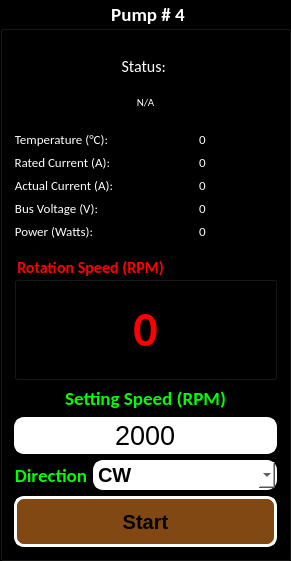
   <widget class="QGroupBox" name="groupBox_11">
    <property name="minimumSize">
     <size>
      <width>291</width>
      <height>561</height>
     </size>
    </property>
    <property name="font">
     <font>
      <family>Calibri</family>
      <pointsize>14</pointsize>
      <weight>75</weight>
      <bold>true</bold>
     </font>
    </property>
    <property name="styleSheet">
     <string notr="true">color: rgb(255, 255, 255);
background-color: rgb(0, 0, 0);
border-color: white;
border-width:5px;</string>
    </property>
    <property name="title">
     <string>Pump # 4</string>
    </property>
    <property name="alignment">
     <set>Qt::AlignCenter</set>
    </property>
    <layout class="QVBoxLayout" name="verticalLayout_18">
     <item>
      <layout class="QVBoxLayout" name="verticalLayout_45">
       <item>
        <widget class="Line" name="line_20">
         <property name="orientation">
          <enum>Qt::Horizontal</enum>
         </property>
        </widget>
       </item>
       <item>
        <widget class="QLabel" name="label_89">
         <property name="font">
          <font>
           <family>Calibri</family>
           <pointsize>12</pointsize>
          </font>
         </property>
         <property name="text">
          <string>Status: </string>
         </property>
         <property name="alignment">
          <set>Qt::AlignCenter</set>
         </property>
        </widget>
       </item>
       <item>
        <widget class="QLabel" name="lbStatus4">
         <property name="font">
          <font>
           <family>Calibri</family>
           <pointsize>8</pointsize>
          </font>
         </property>
         <property name="text">
          <string>N/A</string>
         </property>
         <property name="scaledContents">
          <bool>true</bool>
         </property>
         <property name="alignment">
          <set>Qt::AlignCenter</set>
         </property>
         <property name="wordWrap">
          <bool>true</bool>
         </property>
        </widget>
       </item>
       <item>
        <widget class="Line" name="line_21">
         <property name="orientation">
          <enum>Qt::Horizontal</enum>
         </property>
        </widget>
       </item>
      </layout>
     </item>
     <item>
      <layout class="QVBoxLayout" name="verticalLayout_42">
       <item>
        <layout class="QHBoxLayout" name="horizontalLayout_9">
         <item>
          <layout class="QVBoxLayout" name="verticalLayout_46">
           <item alignment="Qt::AlignLeft">
            <widget class="QLabel" name="label_90">
             <property name="font">
              <font>
               <family>Calibri</family>
               <pointsize>10</pointsize>
              </font>
             </property>
             <property name="text">
              <string>Temperature (°C):</string>
             </property>
             <property name="alignment">
              <set>Qt::AlignRight|Qt::AlignTrailing|Qt::AlignVCenter</set>
             </property>
            </widget>
           </item>
           <item alignment="Qt::AlignLeft">
            <widget class="QLabel" name="label_91">
             <property name="font">
              <font>
               <family>Calibri</family>
               <pointsize>10</pointsize>
              </font>
             </property>
             <property name="text">
              <string>Rated Current (A):</string>
             </property>
             <property name="alignment">
              <set>Qt::AlignRight|Qt::AlignTrailing|Qt::AlignVCenter</set>
             </property>
            </widget>
           </item>
           <item alignment="Qt::AlignLeft">
            <widget class="QLabel" name="label_92">
             <property name="font">
              <font>
               <family>Calibri</family>
               <pointsize>10</pointsize>
              </font>
             </property>
             <property name="text">
              <string>Actual Current (A):</string>
             </property>
             <property name="alignment">
              <set>Qt::AlignRight|Qt::AlignTrailing|Qt::AlignVCenter</set>
             </property>
            </widget>
           </item>
           <item alignment="Qt::AlignLeft">
            <widget class="QLabel" name="label_93">
             <property name="font">
              <font>
               <family>Calibri</family>
               <pointsize>10</pointsize>
              </font>
             </property>
             <property name="text">
              <string>Bus Voltage (V):</string>
             </property>
             <property name="alignment">
              <set>Qt::AlignRight|Qt::AlignTrailing|Qt::AlignVCenter</set>
             </property>
            </widget>
           </item>
           <item alignment="Qt::AlignLeft">
            <widget class="QLabel" name="label_94">
             <property name="font">
              <font>
               <family>Calibri</family>
               <pointsize>10</pointsize>
              </font>
             </property>
             <property name="text">
              <string>Power (Watts):</string>
             </property>
             <property name="alignment">
              <set>Qt::AlignRight|Qt::AlignTrailing|Qt::AlignVCenter</set>
             </property>
            </widget>
           </item>
          </layout>
         </item>
         <item>
          <layout class="QVBoxLayout" name="verticalLayout_47">
           <item>
            <widget class="QLabel" name="lbTemp4">
             <property name="font">
              <font>
               <family>Calibri</family>
               <pointsize>10</pointsize>
              </font>
             </property>
             <property name="text">
              <string>0</string>
             </property>
             <property name="alignment">
              <set>Qt::AlignCenter</set>
             </property>
            </widget>
           </item>
           <item>
            <widget class="QLabel" name="lbRatedCurrent4">
             <property name="font">
              <font>
               <family>Calibri</family>
               <pointsize>10</pointsize>
              </font>
             </property>
             <property name="text">
              <string>0</string>
             </property>
             <property name="alignment">
              <set>Qt::AlignCenter</set>
             </property>
            </widget>
           </item>
           <item>
            <widget class="QLabel" name="lbActualCurrent4">
             <property name="minimumSize">
              <size>
               <width>149</width>
               <height>16</height>
              </size>
             </property>
             <property name="font">
              <font>
               <family>Calibri</family>
               <pointsize>10</pointsize>
              </font>
             </property>
             <property name="text">
              <string>0</string>
             </property>
             <property name="alignment">
              <set>Qt::AlignCenter</set>
             </property>
            </widget>
           </item>
           <item>
            <widget class="QLabel" name="lbBusVoltage4">
             <property name="font">
              <font>
               <family>Calibri</family>
               <pointsize>10</pointsize>
              </font>
             </property>
             <property name="text">
              <string>0</string>
             </property>
             <property name="alignment">
              <set>Qt::AlignCenter</set>
             </property>
            </widget>
           </item>
           <item>
            <widget class="QLabel" name="lbPower4">
             <property name="font">
              <font>
               <family>Calibri</family>
               <pointsize>10</pointsize>
              </font>
             </property>
             <property name="text">
              <string>0</string>
             </property>
             <property name="alignment">
              <set>Qt::AlignCenter</set>
             </property>
            </widget>
           </item>
          </layout>
         </item>
        </layout>
       </item>
       <item>
        <widget class="Line" name="line_19">
         <property name="orientation">
          <enum>Qt::Horizontal</enum>
         </property>
        </widget>
       </item>
       <item>
        <widget class="QGroupBox" name="groupBox_12">
         <property name="minimumSize">
          <size>
           <width>251</width>
           <height>125</height>
          </size>
         </property>
         <property name="maximumSize">
          <size>
           <width>269</width>
           <height>125</height>
          </size>
         </property>
         <property name="font">
          <font>
           <family>Calibri</family>
           <pointsize>12</pointsize>
           <weight>75</weight>
           <bold>true</bold>
          </font>
         </property>
         <property name="styleSheet">
          <string notr="true">color: rgb(255, 0, 0);</string>
         </property>
         <property name="title">
          <string>Rotation Speed (RPM)</string>
         </property>
         <layout class="QVBoxLayout" name="verticalLayout_43">
          <item>
           <layout class="QVBoxLayout" name="verticalLayout_44">
            <item>
             <widget class="QLabel" name="lbActualSpeed4">
              <property name="minimumSize">
               <size>
                <width>219</width>
                <height>59</height>
               </size>
              </property>
              <property name="font">
               <font>
                <family>Calibri</family>
                <pointsize>36</pointsize>
                <weight>75</weight>
                <bold>true</bold>
               </font>
              </property>
              <property name="text">
               <string>0</string>
              </property>
              <property name="alignment">
               <set>Qt::AlignCenter</set>
              </property>
             </widget>
            </item>
           </layout>
          </item>
         </layout>
        </widget>
       </item>
       <item>
        <widget class="QLabel" name="label_87">
         <property name="font">
          <font>
           <family>Calibri</family>
           <pointsize>14</pointsize>
           <weight>75</weight>
           <bold>true</bold>
          </font>
         </property>
         <property name="styleSheet">
          <string notr="true">color: rgb(0, 255, 0);</string>
         </property>
         <property name="text">
          <string>Setting Speed (RPM)</string>
         </property>
         <property name="alignment">
          <set>Qt::AlignCenter</set>
         </property>
        </widget>
       </item>
       <item>
        <layout class="QFormLayout" name="formLayout_9">
         <item row="1" column="0">
          <widget class="QLabel" name="label_88">
           <property name="font">
            <font>
             <family>Calibri</family>
             <pointsize>14</pointsize>
             <weight>75</weight>
             <bold>true</bold>
            </font>
           </property>
           <property name="styleSheet">
            <string notr="true">color: rgb(0, 255, 0);</string>
           </property>
           <property name="text">
            <string>Direction</string>
           </property>
           <property name="alignment">
            <set>Qt::AlignRight|Qt::AlignTrailing|Qt::AlignVCenter</set>
           </property>
          </widget>
         </item>
         <item row="1" column="1">
          <widget class="QComboBox" name="cbRotation4">
           <property name="enabled">
            <bool>false</bool>
           </property>
           <property name="font">
            <font>
             <pointsize>15</pointsize>
             <weight>75</weight>
             <bold>true</bold>
            </font>
           </property>
           <property name="styleSheet">
            <string notr="true">background-color:  white;
border-color: white;
border-width: 2px;
border-radius: 10px;
border-style: outset;
color: rgb(0, 0, 0);</string>
           </property>
           <property name="editable">
            <bool>false</bool>
           </property>
           <item>
            <property name="text">
             <string>CW</string>
            </property>
           </item>
           <item>
            <property name="text">
             <string>CCW</string>
            </property>
           </item>
          </widget>
         </item>
         <item row="0" column="0" colspan="2">
          <widget class="QLineEdit" name="lnTargetSpeed4">
           <property name="enabled">
            <bool>false</bool>
           </property>
           <property name="font">
            <font>
             <pointsize>20</pointsize>
            </font>
           </property>
           <property name="styleSheet">
            <string notr="true">background-color:  white;
border-color: white;
border-width: 2px;
border-radius: 10px;
border-style: outset;
color: rgb(0, 0, 0);</string>
           </property>
           <property name="text">
            <string>2000</string>
           </property>
           <property name="alignment">
            <set>Qt::AlignCenter</set>
           </property>
          </widget>
         </item>
        </layout>
       </item>
       <item>
        <widget class="QPushButton" name="btnStart4">
         <property name="enabled">
          <bool>false</bool>
         </property>
         <property name="minimumSize">
          <size>
           <width>241</width>
           <height>51</height>
          </size>
         </property>
         <property name="font">
          <font>
           <pointsize>15</pointsize>
           <weight>75</weight>
           <bold>true</bold>
          </font>
         </property>
         <property name="styleSheet">
          <string notr="true">background-color: #814813;
border-color: white;
border-width: 3px;
border-radius: 10px;
border-style: outset;
color: rgb(0, 0, 0);</string>
         </property>
         <property name="text">
          <string>Start</string>
         </property>
        </widget>
       </item>
      </layout>
     </item>
    </layout>
   </widget>
